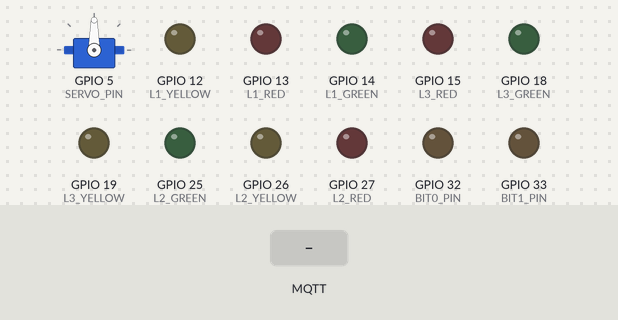
Recording of a sketch running on a simulated ESP32. Parts: servo, output pins drawn as LEDs (lit = HIGH). Inputs (shaded band) come from the test bench. WiFi joins after 1.5 s; servers stay silent unless stated; random numbers use the default seed unless the sketch sets one; no MQTT or app messages arrive unless stated; pins used as bus, display or sensor lines are not drawn; what the sketch prints to the serial monitor is not drawn.

Above: at 0.1 s.
At 3.5 s:
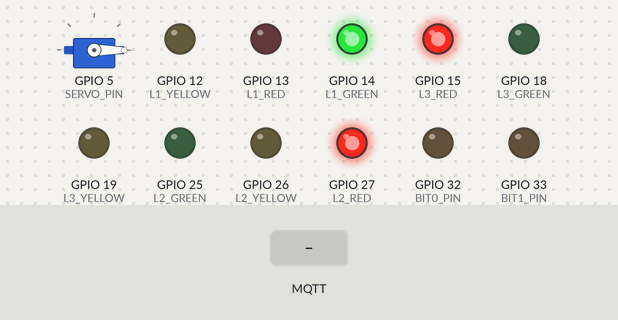
3.6 s: MQTT message "2" arrives on the first subscribed topic
At 8.6 s:
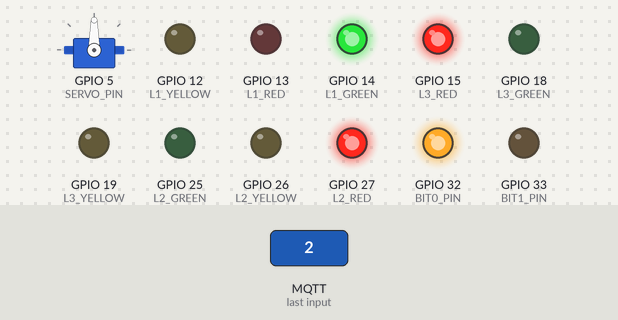
Timing chart, 0 to 20.7 s (numbered marks = the images above; inputs shaded):
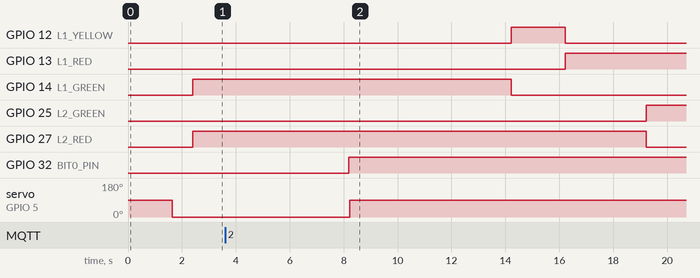

The sketch:

ESP32_controller_code.ino
```cpp
// Controller  - upload this .ino
#include <ESP32Servo.h>
#include <WiFi.h>
#include <PubSubClient.h>

// ---------------- WIFI ----------------
const char* ssid = "RRR";
const char* password = "20050522";

// ---------------- MQTT ----------------
const char* MQTT_BROKER = "broker.emqx.io";
const int   MQTT_PORT   = 1883;
const char* COUNT_TOPIC = "traffic/lane_count";

WiFiClient wifiClient;
PubSubClient mqtt(wifiClient);

// ---------------- TRAFFIC LIGHT PINS ----------------
#define L1_GREEN 14
#define L1_YELLOW 12
#define L1_RED 13

#define L2_GREEN 25
#define L2_YELLOW 26
#define L2_RED 27

#define L3_GREEN 18
#define L3_YELLOW 19
#define L3_RED 15

// ---------------- CAMERA TRIGGER ----------------
#define SERVO_PIN 5
#define TRIGGER_PIN 4 // controller -> CAM GPIO14

// ---------------- LANE SELECT BITS ----------------
#define BIT0_PIN 32   // controller -> CAM GPIO12 (BIT0)
#define BIT1_PIN 33   // controller -> CAM GPIO13 (BIT1)  (use GPIO33, not 35)

// ---------------- VARIABLES ----------------
Servo camServo;

int currentLane = 1;
int nextLane = 2;

int laneCount[4];
bool countAvailable[4];

bool firstCycle = true;

int MIN_TIME = 10;
int MAX_TIME = 45;
const int DEFAULT_FIRST_GREEN = 10;

// ---------------- SEND LANE BITS ----------------
void sendLaneBits(int lane) {
  // mapping: lane1 -> 00, lane2 -> 01, lane3 -> 10 (BIT1 BIT0)
  int b0 = 0;
  int b1 = 0;
  if (lane == 2) b0 = 1;
  if (lane == 3) b1 = 1;

  digitalWrite(BIT0_PIN, b0);
  digitalWrite(BIT1_PIN, b1);

  // small settle time so CAM reads stable bits before trigger/rotation
  delay(40);
  Serial.printf("→ Lane Bits Sent: lane=%d  BIT1=%d  BIT0=%d\n", lane, b1, b0);
}

// ---------------- LED CONTROL ----------------
void setLaneSignals(int lane, bool g, bool y, bool r) {
  if (lane == 1) { digitalWrite(L1_GREEN,g); digitalWrite(L1_YELLOW,y); digitalWrite(L1_RED,r); }
  if (lane == 2) { digitalWrite(L2_GREEN,g); digitalWrite(L2_YELLOW,y); digitalWrite(L2_RED,r); }
  if (lane == 3) { digitalWrite(L3_GREEN,g); digitalWrite(L3_YELLOW,y); digitalWrite(L3_RED,r); }
}

void forceSingleGreen(int lane) {
  // avoid long all-red by writing quickly
  digitalWrite(L1_GREEN, LOW); digitalWrite(L1_YELLOW, LOW); digitalWrite(L1_RED, HIGH);
  digitalWrite(L2_GREEN, LOW); digitalWrite(L2_YELLOW, LOW); digitalWrite(L2_RED, HIGH);
  digitalWrite(L3_GREEN, LOW); digitalWrite(L3_YELLOW, LOW); digitalWrite(L3_RED, HIGH);

  // immediate set target green
  digitalWrite((lane==1?L1_GREEN: lane==2?L2_GREEN: L3_GREEN), HIGH);
  digitalWrite((lane==1?L1_RED  : lane==2?L2_RED  : L3_RED),   LOW);
  digitalWrite((lane==1?L1_YELLOW: lane==2?L2_YELLOW: L3_YELLOW), LOW);

  Serial.printf(" Lane %d -> GREEN\n", lane);
}

// ---------------- SERVO MOVEMENT ----------------
void rotateToLane(int lane) {
  int angle = (lane == 1) ? 0 : (lane == 2) ? 90 : 180;
  Serial.printf("Rotating to %d° (Lane %d)\n", angle, lane);
  camServo.write(angle);
  delay(650); // allow travel and mechanical settle
  delay(100); // small extra settle
}

// ---------------- CAMERA TRIGGER ----------------
void triggerCameraOnce() {
  digitalWrite(TRIGGER_PIN, HIGH);
  delay(120);
  digitalWrite(TRIGGER_PIN, LOW);
  Serial.println(" Trigger SENT");
}

// ---------------- MQTT CALLBACK ----------------
void mqttCallback(char* topic, byte* payload, unsigned int len) {
  String msg = "";
  for (unsigned int i = 0; i < len; i++) msg += (char)payload[i];

  int idx = msg.indexOf('|');
  if (idx < 0) {
    Serial.printf("[MQTT] malformed '%s'\n", msg.c_str());
    return;
  }

  int lane = msg.substring(0,idx).toInt();
  int count = msg.substring(idx+1).toInt();

  if (lane < 1 || lane > 3) {
    Serial.printf("[MQTT] invalid lane %d\n", lane);
    return;
  }

  laneCount[lane] = count;
  countAvailable[lane] = true;
  Serial.printf("[MQTT] Received -> Lane=%d Count=%d\n", lane, count);
}

void ensureMQTT() {
  if (mqtt.connected()) return;
  Serial.print("Connecting MQTT...");
  // create a unique client id
  String clientId = "TRAFFIC_CTRL_";
  clientId += String((uint32_t)esp_random(), HEX);

  while (!mqtt.connected()) {
    if (mqtt.connect(clientId.c_str())) {
      Serial.println("OK");
      mqtt.subscribe(COUNT_TOPIC);
      Serial.printf("Subscribed to %s\n", COUNT_TOPIC);
    } else {
      Serial.print(".");
      delay(500);
    }
  }
}

// ---------------- GREEN TIME ----------------
int computeGreenFromCount(int count) {
  if (count < 1) count = 1;
  if (count > 25) count = 25;
  int t = map(count, 1, 25, MIN_TIME, MAX_TIME);
  return constrain(t, MIN_TIME, MAX_TIME);
}

// ---------------- SETUP ----------------
void setup() {
  Serial.begin(115200);
  delay(50);
  Serial.println("\nController booting...");

  // lights
  pinMode(L1_GREEN,OUTPUT); pinMode(L1_YELLOW,OUTPUT); pinMode(L1_RED,OUTPUT);
  pinMode(L2_GREEN,OUTPUT); pinMode(L2_YELLOW,OUTPUT); pinMode(L2_RED,OUTPUT);
  pinMode(L3_GREEN,OUTPUT); pinMode(L3_YELLOW,OUTPUT); pinMode(L3_RED,OUTPUT);

  // lane bits
  pinMode(BIT0_PIN, OUTPUT);
  pinMode(BIT1_PIN, OUTPUT);

  // trigger
  pinMode(TRIGGER_PIN, OUTPUT);
  digitalWrite(TRIGGER_PIN, LOW);

  camServo.attach(SERVO_PIN);

  // init counts
  for (int i=1;i<=3;i++) {
    laneCount[i] = 0;
    countAvailable[i] = false;
  }

  // WiFi
  WiFi.begin(ssid, password);
  Serial.print("WiFi connecting");
  while (WiFi.status() != WL_CONNECTED) {
    Serial.print(".");
    delay(300);
  }
  Serial.printf("\nWiFi OK: %s\n", WiFi.localIP().toString().c_str());

  // MQTT
  mqtt.setServer(MQTT_BROKER, MQTT_PORT);
  mqtt.setCallback(mqttCallback);
  ensureMQTT();

  // start state: lane1 visible & green
  sendLaneBits(1);
  rotateToLane(1);
  forceSingleGreen(1);

  Serial.println("Controller ready.");
}

// ---------------- MAIN LOOP ----------------
void loop() {
  mqtt.loop();
  ensureMQTT();

  Serial.printf("\n====== CURRENT LANE = %d ======\n", currentLane);

  // Determine green time
  int greenTime;
  if (firstCycle && currentLane == 1) {
    greenTime = DEFAULT_FIRST_GREEN;
  } else {
    if (countAvailable[currentLane]) greenTime = computeGreenFromCount(laneCount[currentLane]);
    else greenTime = MIN_TIME; // fallback
  }
  Serial.printf("Assigned GreenTime for lane %d = %d sec\n", currentLane, greenTime);

  // Prepare: ensure lane bits + servo + LED show current lane
  sendLaneBits(currentLane);
  rotateToLane(currentLane);
  forceSingleGreen(currentLane);

  // Determine next lane
  nextLane = (currentLane == 3) ? 1 : currentLane + 1;
  countAvailable[nextLane] = false; // reset waiting flag

  bool preRotated = false;

  // GREEN countdown
  for (int i = greenTime; i > 0; --i) {
    Serial.printf("Remaining: %d\n", i);

    // At 5s — pre-rotate to next lane, send bits and trigger once
    if (i == 5 && !preRotated) {
      Serial.printf("Pre-rotation: prepare next lane %d\n", nextLane);
      sendLaneBits(nextLane);
      rotateToLane(nextLane);
      delay(120); // small settle
      triggerCameraOnce();   // ask CAM to capture next lane (CAM will POST lane id)
      preRotated = true;
      // keep servo at next lane — do NOT rotate back
    }

    // keep MQTT processing alive
    mqtt.loop();
    delay(1000);
  }

  // YELLOW phase for current (short)
  Serial.println("YELLOW PHASE");
  setLaneSignals(currentLane, LOW, HIGH, LOW);
  delay(2000);

  // Set current lane to RED
  setLaneSignals(currentLane, LOW, LOW, HIGH);

  // Wait briefly for next lane count to arrive (it may have been published already)
  unsigned long waitStart = millis();
  while (!countAvailable[nextLane] && millis() - waitStart < 3000) {
    mqtt.loop();
    delay(50);
  }

  if (!countAvailable[nextLane]) {
    // fallback
    laneCount[nextLane] = 1;
    countAvailable[nextLane] = true;
    Serial.printf("[WARN] no count for lane %d -> fallback to 1\n", nextLane);
  } else {
    Serial.printf("[INFO] count for next lane %d = %d\n", nextLane, laneCount[nextLane]);
  }

  // move to next lane (servo already at nextLane due to pre-rotation)
  currentLane = nextLane;

  // firstCycle handling
  if (firstCycle && currentLane != 1) firstCycle = false;

  // Prevent transient all-red: immediately set new lane green
  forceSingleGreen(currentLane);
  sendLaneBits(currentLane);

  delay(200); // small stabilization
}
```
